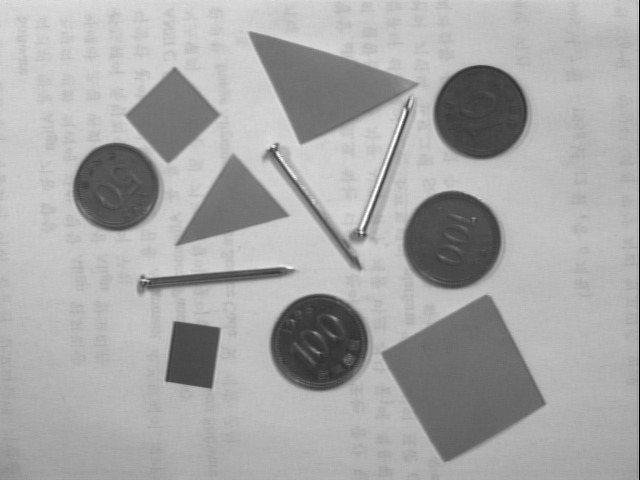
//> input picture opencv_1/opencv_1/img.jpg, 640 x 480 px
$ ./opencv_1   (built with g++ and OpenCV 4)
//> lines starting //> are read from the running program, lines starting //| are printed output that depends on the picture; after the words box and inside, x2 and y2 are one past the last pixel; in counts of white or black regions, pixels touching at a corner belong together

//20143079 오예진 컴퓨터비전 기말 프로젝트

#include <opencv2\highgui.hpp>
#include <opencv2\opencv.hpp>
#include <iostream>
#include <math.h>

using namespace cv;
using namespace std;

Mat blur_noise(Mat &original_img);
int histogram(Mat &original_img);
Mat gamma_transformation(Mat &original_img, float gamma);

int main(int, char**)
{
	Mat original_img, result_img;
	int num_mot = 0, num_tri = 0, num_rect = 0, num_round = 0;

	//이미지파일을 로드하여 image에 저장
	//img_input : 원본 image를 grayscale로 load한 후 이진화 등을 이용하여 도형 판별에 사용
	original_img = imread("img.jpg", IMREAD_GRAYSCALE);
//> original_img is the input picture: 480 rows x 640 cols, CV_8UC1; min 0, max 255, mean 167.5
	if (original_img.empty())
	{
		cout << "image empty" << std::endl;
		return -1;
	}
	//img_result : 원본 image에 판별된 도형 표시
	result_img = imread("img.jpg", IMREAD_COLOR);
	if (result_img.empty())
	{
		cout << "image empty" << std::endl;
		return -1;
	}
	imshow("original_img", original_img);

	//blur_noise는 개선하지 않음
	//original_img = blur_noise(original_img);
	//imshow("blur_noise", original_img);

	int histo;
	histo = histogram(original_img);
//> after the loop in histogram, `for (int row = 0; row < original_img.rows; row++)`: histogram = 256 values, max 7178 at index 185, min 0 at index 4, mean 1200
//> the loop in histogram, `for (int i = 0; i < 256; i++)` made 256 passes
//> count_histo_d on passes 1 to 12: 362, 460, 478, 480, 480, 480, 480, 480, 480, 480, 480, 480
//> after the loop in histogram, `for (int i = 0; i < 256; i++)`: count_histo_d = 65732; count_histo_l = 241468
//> histo = 2
	if (histo == 1)			//어두운 영상이면
		original_img = gamma_transformation(original_img, 0.5);
	else						//밝은 영상이면
		original_img = gamma_transformation(original_img, 1.7);
//> after the loop in gamma_transformation, `for (int row = 0; row < original_img.rows; row++)`:
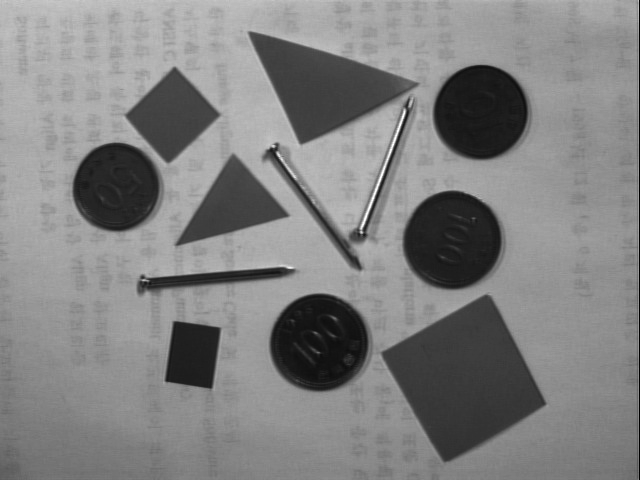
//> gamma_img: 480 rows x 640 cols, CV_8UC1; min 0, max 255, mean 129.2
	imshow("gamma_img", original_img);


	//이진화 이미지로 변환
	//thresholding
	threshold(original_img, original_img, 100, 250, THRESH_BINARY_INV | THRESH_OTSU);		//오츄 알고리즘 사용
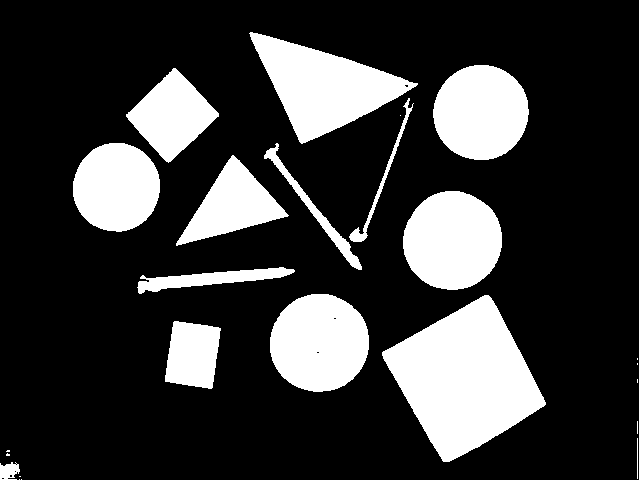
//> original_img: 480 rows x 640 cols, CV_8UC1; values 0 (black) and 250 (white), 22.7% white; 25 white regions (10 under 20 px), largest, box (x1, y1, x2, y2) and area: (382, 295, 546, 462) 15616, (249, 32, 418, 144) 8842, (403, 191, 502, 290) 7680

	//close연산 수행(못 검출을 위함)
	Mat to_close = getStructuringElement(MORPH_ELLIPSE, Size(3, 3));		//mask 사이즈는 (3,3)으로 지정
	morphologyEx(original_img, original_img, CV_MOP_CLOSE, to_close);
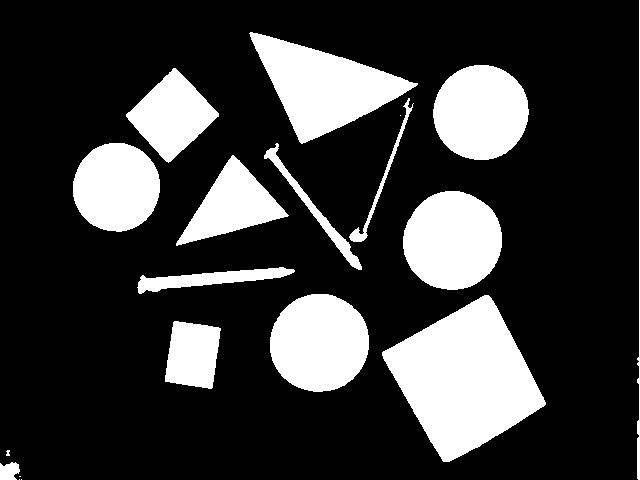
//> original_img: 480 rows x 640 cols, CV_8UC1; values 0 (black) and 250 (white), 22.7% white; 19 white regions (5 under 20 px)

	//findContours함수를 사용하여 contour list인 contours 찾음
	vector<vector<Point>> contours;
	findContours(original_img, contours, RETR_EXTERNAL, CHAIN_APPROX_SIMPLE);
//> contours = 19 contours, 5 with area under 20; largest, box (x1, y1, x2, y2) and area: (382, 295, 546, 462) 15402, (249, 32, 418, 144) 8648, (403, 191, 502, 290) 7540, (270, 294, 369, 392) 7512, (433, 65, 529, 160) 7008

	//찾아낸 contour를 근사화함
	vector<Point> img_approx;
	for (int i = 0; i < contours.size(); i++)
	{
		//epsilon : 호의길이*0.02로 설정함
		approxPolyDP(Mat(contours[i]), img_approx, arcLength(Mat(contours[i]), true)*0.02, true);
		if (contourArea(Mat(img_approx)) > 300)  //면적이 일정크기 이상이어야 한다.
		{
			Rect out_rect = boundingRect(contours[i]);		//주어진 contour와 외접하는 직사각형
			Point point_center(out_rect.x + (out_rect.width / 2), out_rect.y + (out_rect.height / 2));		//외접하는 직사각형의 중심점 point_center를 구함

			//Contour를 근사화한 직선을 그린다.
			for (int j = 0; j < img_approx.size(); j++) {
				if ((contourArea(Mat(img_approx))) < 1500) {		//면적이 1500보다 작으면 못으로 간주함
					line(result_img, img_approx[j], img_approx[(j + 1) % img_approx.size()], Scalar(255, 255, 0), 3);
					putText(result_img, "c", point_center, FONT_HERSHEY_PLAIN, 0.5, Scalar(0, 0, 0), 3, 7);	//result_img에 중심좌표를 나타낸다
					//c = "center"
				}

				else if (img_approx.size() == 3) {						//삼각형
					line(result_img, img_approx[j], img_approx[(j + 1) % img_approx.size()], Scalar(0, 0, 255), 3);
					putText(result_img, "c", point_center, FONT_HERSHEY_PLAIN, 0.5, Scalar(0, 0, 255), 3, 7);	//result_img에 중심좌표를 나타낸다
				}

				else if (img_approx.size() == 4) { 						//사각형
					line(result_img, img_approx[j], img_approx[(j + 1) % img_approx.size()], Scalar(255, 0, 255), 3);
					putText(result_img, "c", point_center, FONT_HERSHEY_PLAIN, 0.5, Scalar(255, 0, 255), 3, 7);	//result_img에 중심좌표를 나타낸다
				}

				else { 															//꼭짓점이 4개보다 많으면 원으로 간주함
					line(result_img, img_approx[j], img_approx[(j + 1) % img_approx.size()], Scalar(102, 255, 0), 3);
					putText(result_img, "c", point_center, FONT_HERSHEY_PLAIN, 0.5, Scalar(102, 255, 0), 3, 7);	//result_img에 중심좌표를 나타낸다
				}

			}

			//각 모양의 중심점 출력
			if ((contourArea(Mat(img_approx))) < 1500)
				cout << "mot_locate : " << point_center << endl;
			else if (img_approx.size() == 3)
				cout << "triangle_locate : " << point_center << endl;
			else if (img_approx.size() == 4)
				cout << "rectangle_locate : " << point_center << endl;
			else
				cout << "round_locate : " << point_center << endl;

			//도형 판별
			//꼭짓점이 3개나 그 이상으로 나와도 면적이 1500보다 작으면 못으로 간주함
			if ((contourArea(Mat(img_approx))) < 1500)
				num_mot++;

			else if (img_approx.size() == 3)				//삼각형
				num_tri++;

			else if (img_approx.size() == 4) 				//사각형
				num_rect++;

			else 											//꼭짓점이 4개보다 많으면 원으로 간주함
				num_round++;

		}
	}
//> this loop made 19 passes
//> (img_approx, out_rect, point_center, num_tri) on passes 11, 18: (3 Points (x, y): [288, 215], [232, 155], [176, 245], Rect(176, 155, 113, 91), Point(232, 200), 1), (3 Points (x, y): [249, 33], [301, 143], [417, 84], Rect(249, 32, 169, 112), Point(333, 88), 2)
//> (img_approx, out_rect, point_center) on passes 9, 12, 15: (3 Points (x, y): [294, 270], [142, 275], [137, 287], Rect(137, 267, 158, 27), Point(216, 280)), (3 Points (x, y): [276, 143], [264, 158], [361, 269], Rect(264, 143, 98, 127), Point(313, 206)), (3 Points (x, y): [409, 98], [353, 241], [367, 235], Rect(349, 98, 65, 144), Point(381, 170))
//| rectangle_locate : [193, 355]
//| rectangle_locate : [464, 378]
//| round_locate : [319, 343]
//| mot_locate : [216, 280]
//| round_locate : [452, 240]
//| triangle_locate : [232, 200]
//| mot_locate : [313, 206]
//| round_locate : [116, 187]
//> (output is shown up to pass 13 of 19)
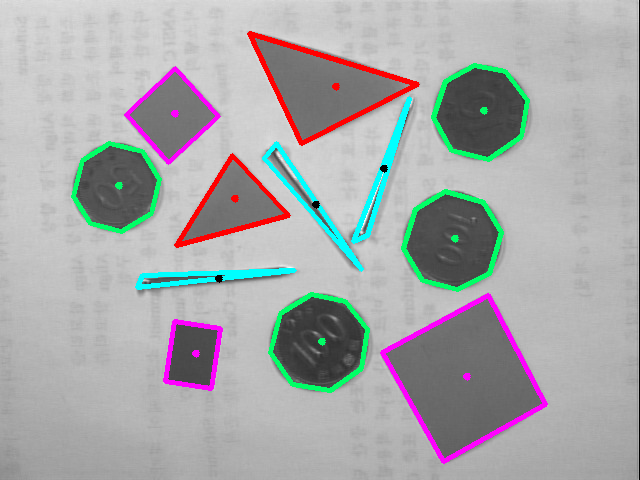
//> result_img: 480 rows x 640 cols, CV_8UC3; 6.03% of pixels changed, all inside (x1, y1, x2, y2) = (71, 31, 548, 464)
//> after the loop, num_mot = 3; num_tri = 2; num_rect = 3; num_round = 4
	cout << "num_of_mot : " << num_mot << endl;			//못의 개수
//| num_of_mot : 3
	cout << "num_of_triangle : " << num_tri << endl;		//삼각형 개수
//| num_of_triangle : 2
	cout << "num_of_rectangle : " << num_rect << endl;	//사각형 개수
//| num_of_rectangle : 3
	cout << "num_of_round : " << num_round << endl;		//원 개수
//| num_of_round : 4

	imshow("computed_img", original_img);
	imshow("result_img", result_img);

	waitKey(0);

	return 0;
}

Mat blur_noise(Mat &original_img) {

	Mat blured_img = original_img.clone();

	int mask[3][3] = { {-1,-1,-1},{-1,9,-1},{-1,-1,-1} };		//라플라시안 +1

	long int sum;
	int mask_size = 3;			//mask[3][3]

	for (int row = 0 + mask_size / 2; row < original_img.rows - mask_size / 2; row++) {
		for (int col = 0 + mask_size / 2; col < original_img.cols - mask_size / 2; col++) {
			sum = 0;
			for (int i = -1 * mask_size / 2; i <= mask_size / 2; i++) {
				for (int j = -1 * mask_size / 2; j <= mask_size / 2; j++) {
					sum += original_img.at<uchar>(row + i, col + j) * mask[mask_size / 2 + i][mask_size / 2 + j];
				}
			}

			if (sum > 255)			//명암은 255를 넘지 않게 한다.
				sum = 255;
			if (sum < 0)
				sum = 0;

			blured_img.at<uchar>(row, col) = sum;
		}
	}
	return blured_img;
}

int histogram(Mat &original_img) {

	float histogram[256] = { 0 };		//히스토그램
	double count_histo_l = 0, count_histo_d = 0;		// count_histo_l:밝음,  count_histo_d:어두움
	int num1 = 1, num2 = 2;

	for (int row = 0; row < original_img.rows; row++) {
		for (int col = 0; col < original_img.cols; col++) {
			histogram[original_img.at<uchar>(row, col)]++;
		}
	}

	for (int i = 0; i < 256; i++) {
		if (i < 128)
			count_histo_d += histogram[i];
		else
			count_histo_l += histogram[i];
	}

	if (count_histo_l < count_histo_d)
		return num1;		//어두운 영상
	else
		return num2;		//밝은 영상

}

Mat gamma_transformation(Mat &original_img, float gamma) {
	Mat gamma_img = original_img.clone();

	float c = 255;

	for (int row = 0; row < original_img.rows; row++) {
		for (int col = 0; col < original_img.cols; col++) {
			gamma_img.at<uchar>(row, col) = c * pow(original_img.at<uchar>(row, col) / c, gamma);
		}
	}
	return gamma_img;
}
